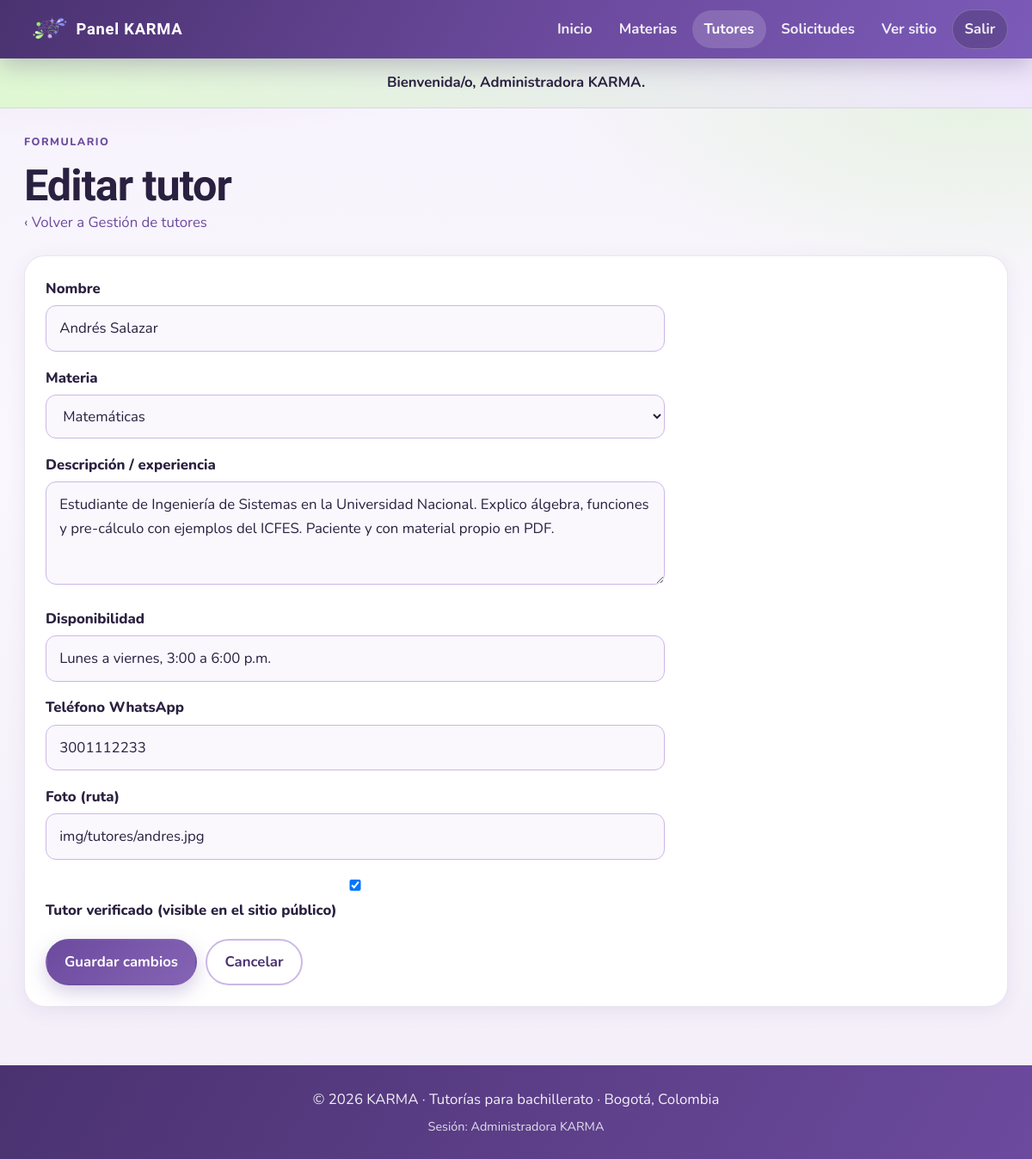
Page /admin/tutor_form.php?id=1 (signed in) on the committed database.
### tables this page shows
CREATE TABLE tutor (
  id_tutor INT UNSIGNED AUTO_INCREMENT PRIMARY KEY,
  nombre VARCHAR(100) NOT NULL,
  descripcion TEXT NULL,
  disponibilidad VARCHAR(150) NOT NULL,
  telefono VARCHAR(10) NOT NULL,
  foto_url VARCHAR(255) NULL,
  verificado TINYINT(1) NOT NULL DEFAULT 0,
  id_materia INT UNSIGNED NOT NULL,
  FOREIGN KEY (id_materia) REFERENCES materia(id_materia)
);

CREATE TABLE materia (
  id_materia INT UNSIGNED AUTO_INCREMENT PRIMARY KEY,
  nombre VARCHAR(100) NOT NULL UNIQUE,
  imagen VARCHAR(255) NULL,
  descripcion VARCHAR(255) NULL
);

### includes/funciones.php (called while the page is built, shortened)
<?php
function e($texto) {
    return htmlspecialchars((string)$texto, ENT_QUOTES, "UTF-8");
}

### admin/tutor_form.php (the view, shortened to what this page needs)
<?php
require_once __DIR__ . "/../includes/conexion.php";
require_once __DIR__ . "/../includes/funciones.php";
$id = isset($_GET["id"]) ? (int)$_GET["id"] : (int)($_POST["id_tutor"] ?? 0);
$tutor = [
    "nombre" => "",
    "descripcion" => "",
    "disponibilidad" => "",
    "telefono" => "",
    "foto_url" => "img/tutores/andres.jpg",
    "id_materia" => 0,
    "verificado" => 0,
];
if ($id > 0 && $_SERVER["REQUEST_METHOD"] !== "POST") {
    $stmt = $mysqli->prepare("SELECT * FROM tutor WHERE id_tutor = ? LIMIT 1");
    $stmt->bind_param("i", $id);
    $stmt->execute();
    $fila = $stmt->get_result()->fetch_assoc();
    $tutor = $fila;
}
$materias = $mysqli->query("SELECT id_materia, nombre FROM materia ORDER BY nombre")->fetch_all(MYSQLI_ASSOC);
require __DIR__ . "/../includes/header_admin.php";
?>
<div class="admin-titulo">
    <div>
        <p class="etiqueta">Formulario</p>
        <h1><?= $id > 0 ? "Editar tutor" : "Nuevo tutor" ?></h1>
        <p><a href="tutores.php">‹ Volver a Gestión de tutores</a></p>
    </div>
</div>
<?php if (count($materias) === 0): ?>
    <div class="alerta alerta-info">Primero crea al menos una materia. <a href="materias.php">Ir a materias</a></div>
<?php else: ?>
    <div class="panel-card">
        <form method="post" action="tutor_form.php<?= $id > 0 ? '?id=' . $id : '' ?>" class="form-card" style="max-width:720px;margin:0;border:none;box-shadow:none;padding:0">
            <div class="form-grupo">
                <label for="nombre">Nombre</label>
                <input type="text" id="nombre" name="nombre" required maxlength="100" value="<?= e($tutor["nombre"]) ?>">
            </div>
            <div class="form-grupo">
                <label for="id_materia">Materia</label>
                <select id="id_materia" name="id_materia" required>
                    <?php foreach ($materias as $m): ?>
                        <option value="<?= (int)$m["id_materia"] ?>" <?= (int)$tutor["id_materia"] === (int)$m["id_materia"] ? "selected" : "" ?>>
                            <?= e($m["nombre"]) ?>
                        </option>
                    <?php endforeach; ?>
                </select>
            </div>
            <div class="form-grupo">
                <label for="descripcion">Descripción / experiencia</label>
                <textarea id="descripcion" name="descripcion"><?= e($tutor["descripcion"] ?? "") ?></textarea>
            </div>
            <div class="form-grupo">
                <label for="disponibilidad">Disponibilidad</label>
                <input type="text" id="disponibilidad" name="disponibilidad" required maxlength="150"
                       value="<?= e($tutor["disponibilidad"]) ?>" placeholder="Lunes a viernes, 3 a 6 p.m.">
            </div>
            <div class="form-grupo">
                <label for="telefono">Teléfono WhatsApp</label>
                <input type="tel" id="telefono" name="telefono" required maxlength="10"
                       value="<?= e($tutor["telefono"]) ?>" placeholder="3001234567" inputmode="numeric">
            </div>
            <div class="form-grupo">
                <label for="foto_url">Foto (ruta)</label>
                <input type="text" id="foto_url" name="foto_url" maxlength="255"
                       value="<?= e($tutor["foto_url"] ?? "") ?>" placeholder="img/tutores/nombre.jpg">
            </div>
            <div class="form-grupo">
                <label>
                    <input type="checkbox" name="verificado" value="1" <?= (int)$tutor["verificado"] === 1 ? "checked" : "" ?>>
                    Tutor verificado (visible en el sitio público)
                </label>
            </div>
            <div class="form-acciones">
                <button class="btn" type="submit"><?= $id > 0 ? "Guardar cambios" : "Crear tutor" ?></button>
                <a class="btn btn-secundario" href="tutores.php">Cancelar</a>
            </div>
        </form>
    </div>
<?php endif; ?>
<?php require __DIR__ . "/../includes/footer.php"; ?>

### css/style.css (style rules this page uses)
:root { --lavanda: #6c4a9e; --lavanda-deep: #4a3270; --lavanda-mid: #8564b5; --lavanda-soft: #cbb8e6; --lavanda-fog: #e4d9f2; --lavanda-mist: #f3eef9; --menta: #b9ef9c; --menta-deep: #8fd86a; --ink: #2a2140; --ink-soft: #5a4d72; --muted: #7a6f90; --white: #ffffff; --surface: #faf7fd; --danger: #b33a5a; --ok: #2f7a4f; --line: rgba(108, 74, 158, 0.14); --shadow: 0 16px 48px rgba(74, 50, 112, 0.14); --shadow-soft: 0 6px 22px rgba(74, 50, 112, 0.08); --radius: 14px; --radius-lg: 24px; --radius-pill: 999px; --font-display: "Bricolage Grotesque", "Segoe UI", sans-serif; --font-body: "Nunito", "Segoe UI", sans-serif; --max: 1140px; --pad-x: clamp(1rem, 3.5vw, 1.75rem); --touch: 44px; --fs-body: clamp(0.95rem, 0.9rem + 0.25vw, 1.05rem); --fs-h1: clamp(2rem, 1.35rem + 2.4vw, 3.4rem); --fs-h2: clamp(1.45rem, 1.15rem + 1vw, 2rem); --fs-hero: clamp(2.2rem, 1.4rem + 3.4vw, 4rem); --nav-h: 72px; }
*, *::before, *::after { margin: 0; padding: 0; box-sizing: border-box; }
html { scroll-behavior: smooth; overflow-x: clip; -webkit-text-size-adjust: 100%; }
body { font-family: var(--font-body); font-size: var(--fs-body); color: var(--ink); min-height: 100vh; line-height: 1.65; display: flex; flex-direction: column; overflow-x: clip; word-wrap: break-word; overflow-wrap: anywhere; background: radial-gradient(1200px 500px at 10% -10%, rgba(203, 184, 230, 0.55), transparent 60%), radial-gradient(900px 420px at 95% 8%, rgba(185, 239, 156, 0.28), transparent 55%), linear-gradient(180deg, #f7f2fc 0%, var(--surface) 40%, #f3eef9 100%); }
a { color: var(--lavanda); text-decoration: none; transition: color 0.2s ease, transform 0.2s ease, background 0.2s ease, border-color 0.2s ease, box-shadow 0.2s ease; }
h1, h2, h3, .nav-marca { font-family: var(--font-display); color: var(--ink); line-height: 1.15; letter-spacing: -0.02em; }
h1 { font-size: var(--fs-h1); }
p { color: var(--ink-soft); }
button, input, select, textarea { font: inherit; }
.boton, .btn { display: inline-flex; align-items: center; justify-content: center; gap: 0.45rem; min-height: var(--touch); padding: 0.7rem 1.25rem; border-radius: var(--radius-pill); border: 2px solid transparent; background: linear-gradient(135deg, var(--lavanda) 0%, var(--lavanda-mid) 100%); color: var(--white); font-weight: 700; cursor: pointer; box-shadow: 0 8px 22px rgba(108, 74, 158, 0.28); text-decoration: none; }
.btn-secundario { background: var(--white); color: var(--lavanda-deep); border-color: var(--lavanda-soft); box-shadow: none; }
.etiqueta { display: inline-flex; align-items: center; gap: 0.4rem; color: var(--lavanda); font-weight: 800; text-transform: uppercase; letter-spacing: 0.12em; font-size: 0.78rem; margin-bottom: 0.75rem; }
.form-card { max-width: 560px; margin: 0 auto; background: var(--white); border: 1px solid var(--line); border-radius: var(--radius-lg); padding: clamp(1.25rem, 3vw, 2rem); box-shadow: var(--shadow-soft); }
.form-grupo { margin-bottom: 1.05rem; text-align: left; }
.form-grupo label { display: block; font-weight: 800; margin-bottom: 0.35rem; color: var(--ink); }
.form-grupo input, .form-grupo select, .form-grupo textarea { width: 100%; border: 1.5px solid var(--lavanda-soft); border-radius: 12px; padding: 0.75rem 0.95rem; background: var(--surface); color: var(--ink); outline: none; transition: border-color 0.2s ease, box-shadow 0.2s ease; }
.form-grupo textarea { min-height: 120px; resize: vertical; }
.form-acciones { display: flex; flex-wrap: wrap; gap: 0.65rem; margin-top: 1.25rem; }
.admin-titulo { display: flex; flex-wrap: wrap; align-items: end; justify-content: space-between; gap: 1rem; margin-bottom: 1.5rem; }
.admin-titulo p { max-width: 40rem; }
.panel-card { background: var(--white); border: 1px solid var(--line); border-radius: var(--radius-lg); padding: clamp(1rem, 2.5vw, 1.5rem); box-shadow: var(--shadow-soft); margin-bottom: 1.25rem; }

### rows in the picture
tutor: nombre "Andrés Salazar", id_materia "Matemáticas", descripcion "Estudiante de Ingeniería de Sistemas en la Universidad Nacional. Explico álgebra, funciones y pre-cálculo con ejemplos del ICFES. Paciente y con material propio en PDF.", disponibilidad "Lunes a viernes, 3:00 a 6:00 p.m.", telefono "3001112233", foto_url "img/tutores/andres.jpg", verificado "☑"

### other values in the picture
$mensaje "Bienvenida/o, Administradora KARMA."
$_SESSION["admin"]["nombre"] "Administradora KARMA"
